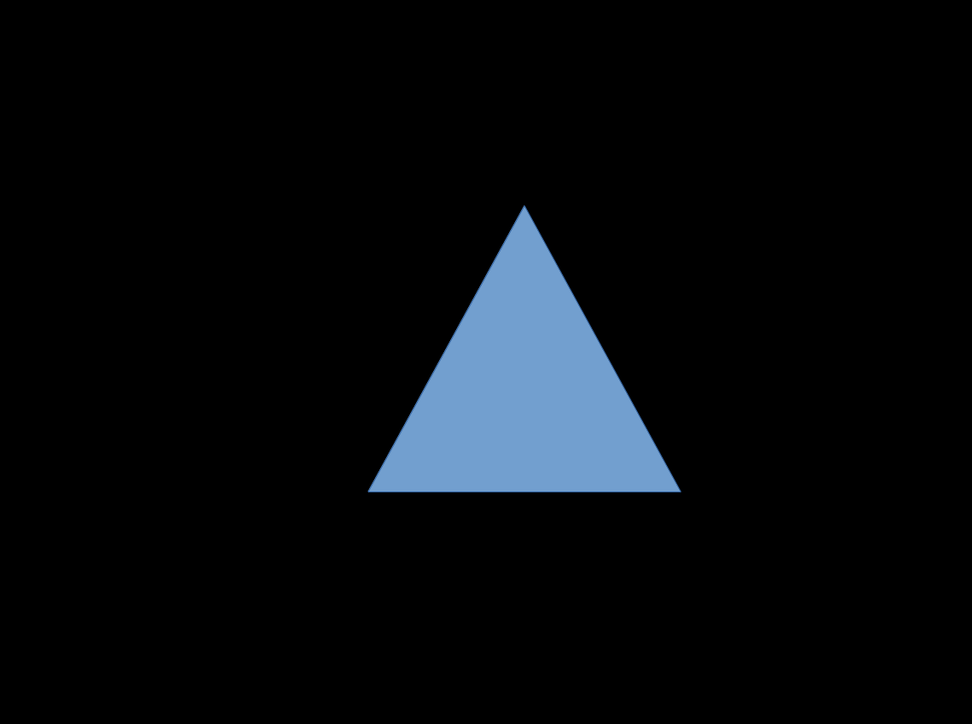
#> input picture Exercises/06_Perception/04_shape-detection/images/triangle.png, 972 x 724 px, shrunk from 1138 x 847 before the run
$ jupyter execute shape-detection-solution.ipynb
#> lines starting #> are read from the running program, lines starting #| are printed output that depends on the picture; after the words box and inside, x2 and y2 are one past the last pixel; in counts of white or black regions, pixels touching at a corner belong together
# Shape Detection

Next we will detect simple shapes by finding the contour and approximating the polygons.

[cell 1]
# import the necessary packages
#import imutils
import matplotlib.pyplot as plt
import cv2

# Business as usual: read image, change the colorspace and visualise it
image = cv2.imread('images/triangle.png')
#> image is the input picture: shape (724, 972, 3); mean B, G, R 13.3, 10.2, 7.3

gray = cv2.cvtColor(image, cv2.COLOR_BGR2GRAY)

plt.imshow(gray, cmap='gray')

Next we smooth the image by blurring, in order to remove high frequent noise. Implementation details and further information can be found on the OpenCV website: https://opencv-python-tutroals.readthedocs.io/en/latest/py_tutorials/py_imgproc/py_filtering/py_filtering.html . We will be using the `cv2.GaussianBlur()` function.

Blurring images is a common step in computer vision applications before extracting further features!

[cell 2]
blurred = cv2.GaussianBlur(gray, (5, 5), 0)

plt.imshow(blurred, cmap='gray')

Next we create a binary image (mask), splitting background from objects.

Similar to before, we could use a color segmentation to generate our mask. As the background is simply black in our case, we will be using the `cv2.threshold()` function to generate the mask. Note that there are different ways of generating the binary image.

As usual, we can visualise information about the `threshold()` function:

[cell 3]
help(cv2.threshold)

[cell 4]
thresh = cv2.threshold(blurred, 60, 255, cv2.THRESH_BINARY)[1]
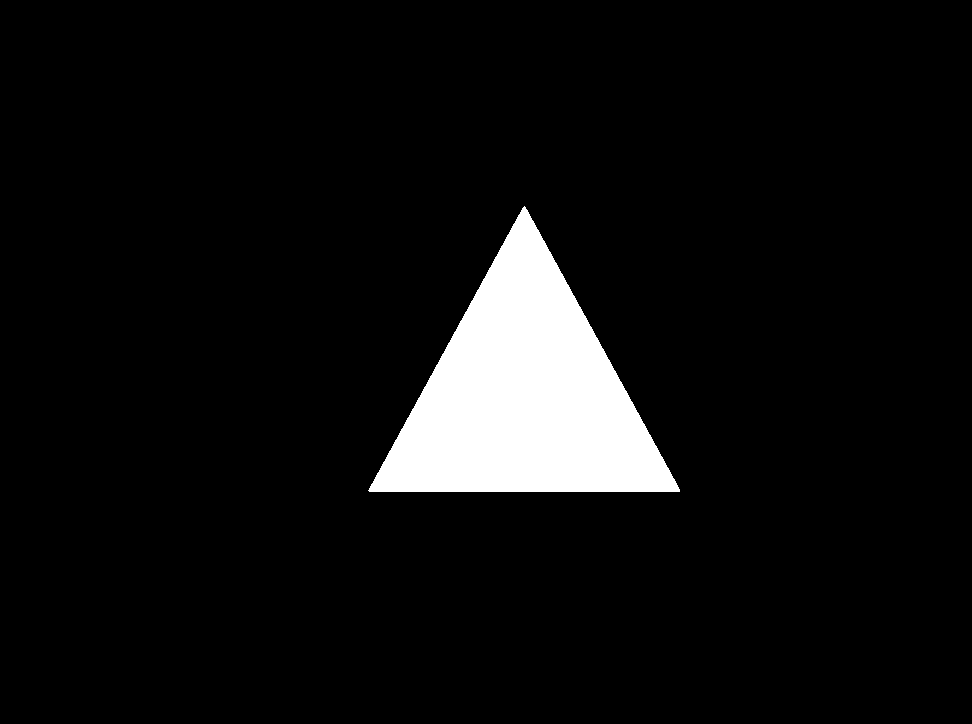
#> thresh: shape (724, 972); 6.4% white; 1 white region

plt.imshow(thresh, cmap='gray')

Now lets use this mask to find the contours using `cv2.findContours()`. It returns a list of outlines for each white area in our image. `cv2.drawContours()` helps us then to draw the contours onto our image by looping through each entry in our `cnts`-list.

[cell 5]
help(cv2.findContours)

[cell 6]
cnts = cv2.findContours(thresh.copy(), cv2.RETR_TREE, cv2.CHAIN_APPROX_SIMPLE)[0]; cnts
#> after `cnts = cv2.findContours(thresh.copy(), cv2.RETR_TREE, cv2.CHAIN_APPROX`: cnts = 1 contour; box (x1, y1, x2, y2) and area: (368, 206, 680, 492) 44685
#> after `cnts`: Out has the same summary as cnts

[cell 7]
help(cv2.drawContours)

[cell 8]
contour_image = image.copy()

cv2.drawContours(contour_image, [cnts[0]], -1, (0, 255, 0), 2)
#> contour_image: shape (724, 972, 3); 0.46% of pixels changed, all inside (x1, y1, x2, y2) = (367, 205, 681, 493)

#plot the image
plt.imshow(contour_image)

So far, we have detected the edge of our shape. This information does not allow us to classify the shape type though.
In order to be able to classify a shape, we need to approximate the contours. OpenCV again comes with a function, that allows us to do so.
`cv2.approxPolyDP()` approximates our shape using polygonal curve(s). The Precision can be set using the input parameters.

[cell 9]
help(cv2.approxPolyDP)

We will now create our own function that detects a shape for a given contour. This allows us to reuse the code for later robotics applications.

[cell 10]
def detect_shape(contour):
    arc = cv2.arcLength(contour, True)
    approx = cv2.approxPolyDP(contour, 0.04 * arc , True)
    return len(approx)

[cell 11]
cnts
#> Out has the same summary as cnts

Let's see how it performs on our image:

[cell 12]
detect_shape(cnts[0])
#> in detect_shape, `arc = cv2.arcLength(contour, True)`: arc = 1009.2
#> in detect_shape, `approx = cv2.approxPolyDP(contour, 0.04 * arc , True)`: approx = [[524, 206], [369, 491], [679, 491]]
#> Out = 3

Lets put all of this together in a small script to analyze other images:

[cell 13]
image = cv2.imread('images/shapes.png')
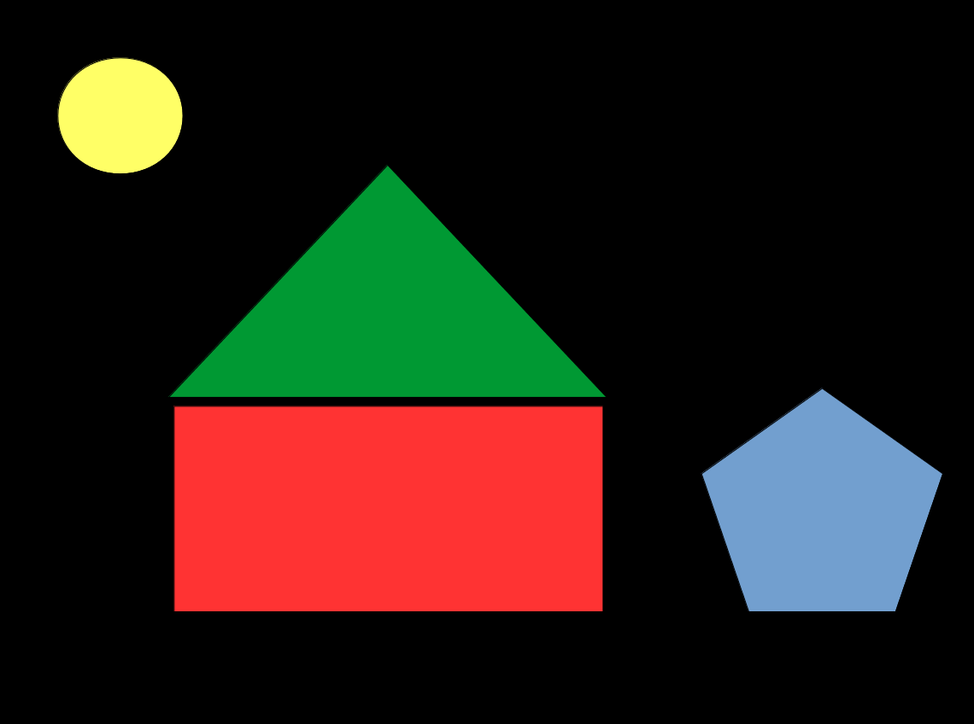
#> input picture Exercises/06_Perception/04_shape-detection/images/shapes.png, 974 x 724 px, shrunk from 1140 x 848 before the run
#> image is the input picture: shape (724, 974, 3); mean B, G, R 22.4, 29.7, 41.7
image = cv2.cvtColor(image, cv2.COLOR_BGR2RGB)
contour_image = image.copy()
gray = cv2.cvtColor(image, cv2.COLOR_RGB2GRAY)
#> gray: shape (724, 974)
blurred = cv2.GaussianBlur(gray,(5,5), 0)
#> blurred: shape (724, 974)
thresh = cv2.threshold(blurred, 60, 255, cv2.THRESH_BINARY)[1]
#> thresh: shape (724, 974); 26.4% white; 4 white regions
cnts = cv2.findContours(thresh.copy(), cv2.RETR_TREE, cv2.CHAIN_APPROX_SIMPLE)[0]
#> cnts = 4 contours; box (x1, y1, x2, y2) and area: (175, 407, 602, 611) 86478, (172, 167, 604, 397) 49816, (702, 389, 942, 612) 36718, (57, 57, 183, 174) 11448
shape = detect_shape(cnts[0])
#> shape = 4

#cv2.drawContours(contour_image, [cnts[0]], -1, (0, red,  60, 255, cv2.THRESH_BINARY)[1], 255, 0)
cv2.drawContours(contour_image, [cnts[0]], -1, (0, 255, 0), 2)
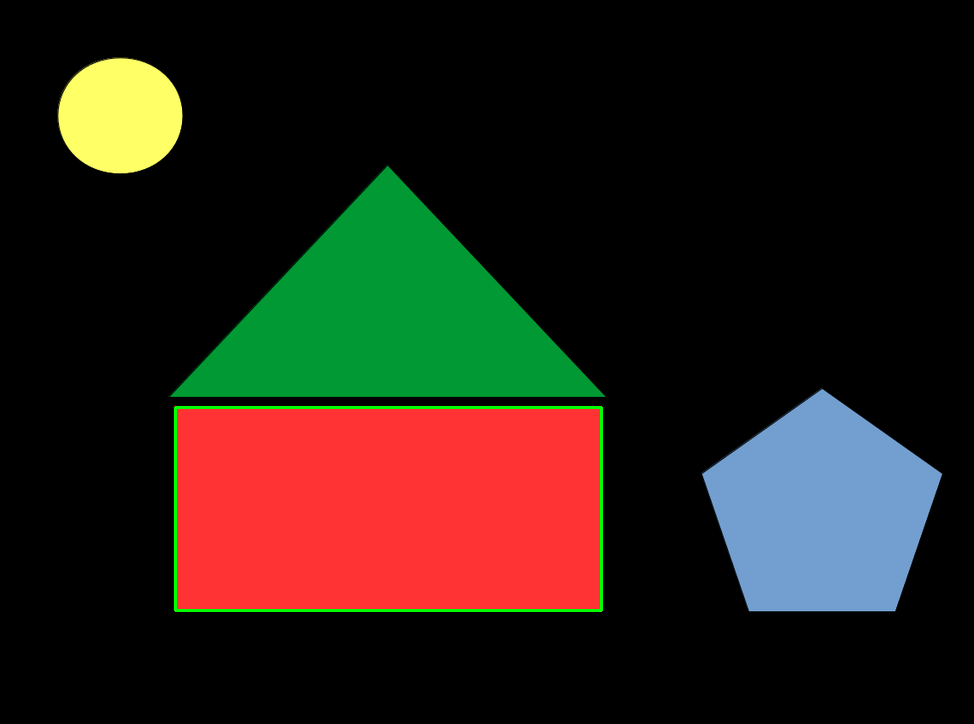
#> contour_image: shape (724, 974, 3); mean R, G, B 40.7, 30.8, 22.2
plt.imshow(contour_image)
print("Detected polygon with " + str(shape) + " corners.")
#| Detected polygon with 4 corners.

# Multiple Shapes in a single image

Firstly, we load the image, convert to grayscale, blur it, create a binary image using the threshold function and find the contours. Same as before.

[cell 14]
image = cv2.imread('images/shapes.png')
image = cv2.cvtColor(image, cv2.COLOR_BGR2RGB)
contour_image = image.copy()
gray = cv2.cvtColor(image, cv2.COLOR_RGB2GRAY)
blurred = cv2.GaussianBlur(gray,(5,5), 0)
thresh = cv2.threshold(blurred, 60, 255, cv2.THRESH_BINARY)[1]
cnts = cv2.findContours(thresh.copy(), cv2.RETR_TREE, cv2.CHAIN_APPROX_SIMPLE)[0]

Compared to our previous script, `cnts` is now a list containing multiple contour instances. We can check the length of this list using the `len()` function.

[cell 15]
len(cnts)
#> Out = 4

Using this knowledge we can now loop through these contours:

[cell 16]
for c in cnts:
    shape = detect_shape(cnts[0])
    cv2.drawContours(contour_image, [c], -1, (0, 255, 0), 2)
#> this loop made 4 passes
#> c on pass 1: [[175, 407], [175, 610], [601, 610], [601, 407]]
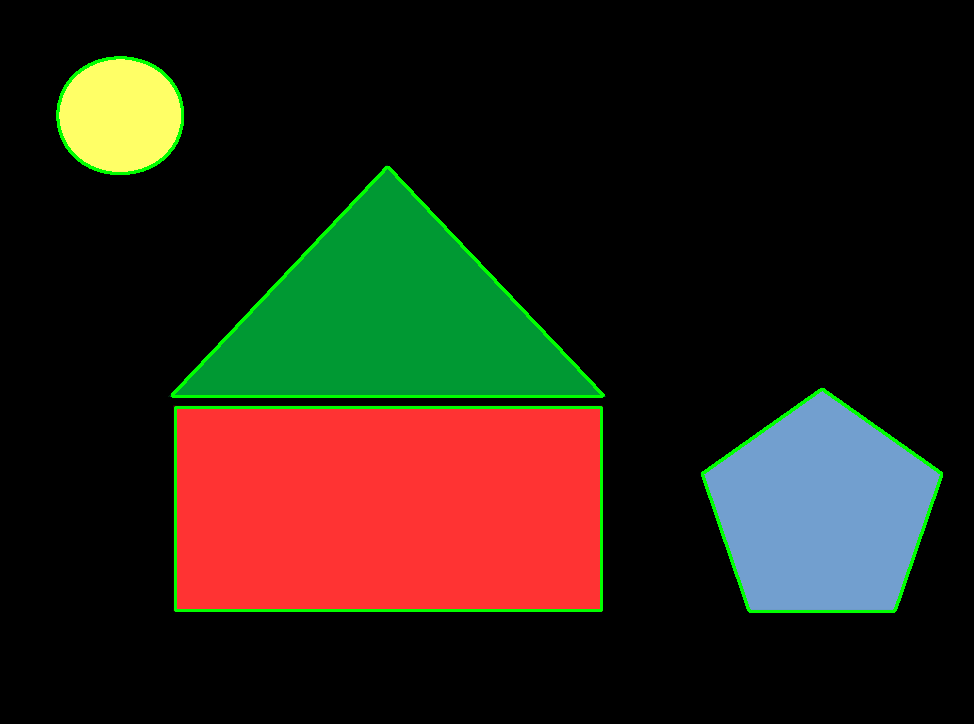
#> contour_image: shape (724, 974, 3); mean R, G, B 40.3, 32.5, 21.6

plt.imshow(contour_image)

# Optional

Using what we have learned so far, can you create an algorithm that detects the red rectangle in `images/shapes.png`?

[cell 17]
import numpy as np
image = cv2.imread('images/shapes.png')
image = cv2.cvtColor(image, cv2.COLOR_BGR2RGB)

# Change to HSV color space
hsv = cv2.cvtColor(image, cv2.COLOR_RGB2HSV)
#> hsv: shape (724, 974, 3); mean H, S, V 11.3, 53.9, 57.6

# Define our color selection boundaries in HSV values
# This initial threshold allows a certain low range for Hue (H)
lower_hue = np.array([0,0,0])
upper_hue = np.array([20,255,255])

# Define the masked area
mask = cv2.inRange(hsv, lower_hue, upper_hue)
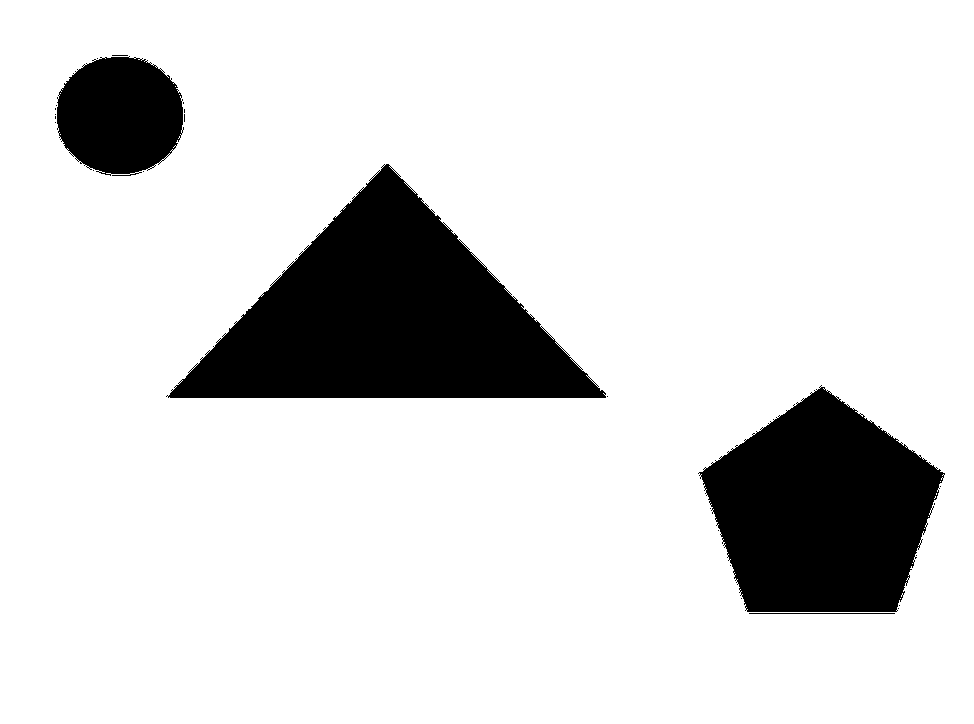
#> mask: shape (724, 974); 85.5% white; 26 black regions (22 under 20 px), largest, box (x1, y1, x2, y2) and area: (166, 164, 606, 398) 52106, (698, 385, 945, 612) 37853, (57, 56, 184, 176) 11952, (749, 613, 895, 614) 146

# Mask the image to let the car show through
masked_image = np.copy(image)
masked_image[mask == 0] = [0, 0, 0]
#> masked_image: shape (724, 974, 3); mean R, G, B 31.7, 6.3, 6.3

# Display it!
plt.imshow(masked_image)

contour_image = masked_image.copy()
gray = cv2.cvtColor(masked_image, cv2.COLOR_RGB2GRAY)
plt.imshow(gray, cmap='gray')
blurred = cv2.GaussianBlur(gray,(5,5), 0)
thresh = cv2.threshold(blurred, 60, 255, cv2.THRESH_BINARY)[1]
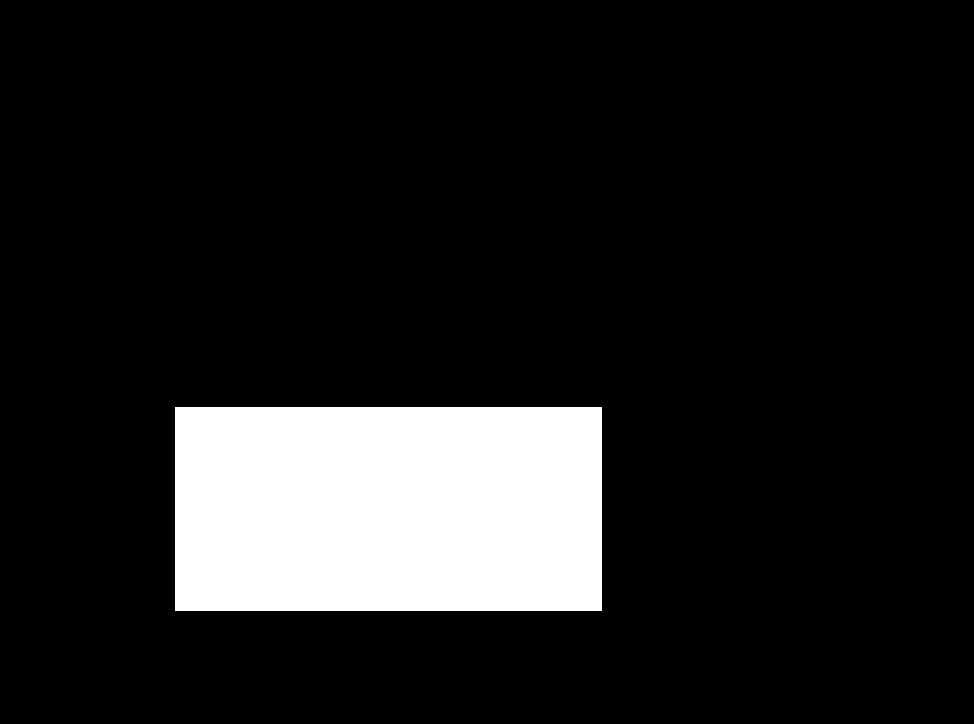
#> thresh: shape (724, 974); 12.4% white; 1 white region, box (x1, y1, x2, y2) and area: (175, 407, 602, 611) 87108
cnts = cv2.findContours(thresh.copy(), cv2.RETR_TREE, cv2.CHAIN_APPROX_SIMPLE)[0]
#> cnts = [[[175, 407], [175, 610], [601, 610], [601, 407]]]
detect_shape(cnts[0])
#> Out = 4
